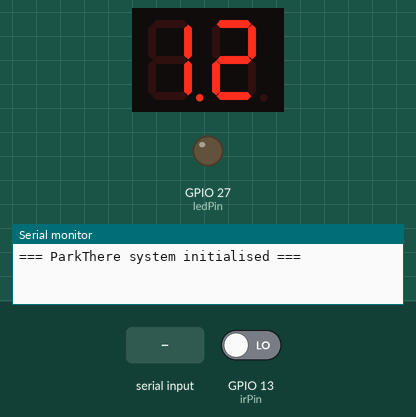
This sketch was run on a simulated ESP32. Parts: 2-digit seven-segment display, output pins drawn as LEDs (lit = HIGH), the last lines printed to the serial monitor. Wiring (inferred from the names in the program): 2-digit 7-segment display, segments lit when HIGH: segments GPIO 15, GPIO 2, GPIO 4, GPIO 5, GPIO 18, GPIO 19, GPIO 21, GPIO 22; digit selects GPIO 12, GPIO 14. The test bench sets the inputs (shaded band); at power-on: GPIO 13 (irPin) LOW. The segment pins are drawn as the display they are named for; pins used as bus, display or sensor lines are not drawn.

Above: at 1.2 s.
1.3 s: "90,45\n" received over Serial
At 2.6 s:
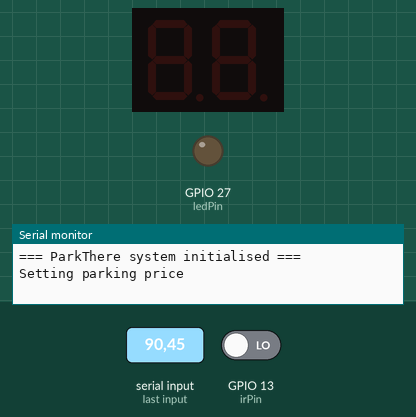
4.3 s: GPIO 13 (irPin) driven HIGH
5.8 s: GPIO 13 (irPin) driven LOW
At 8.96 s:
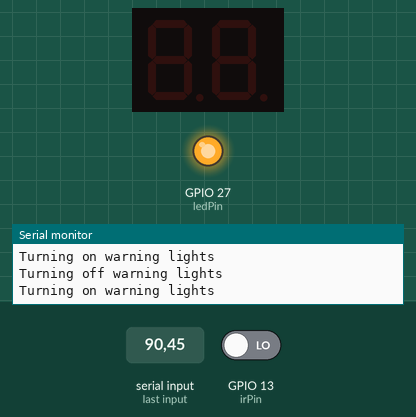
Timing chart, 0 to 14.8 s (numbered marks = the images above; inputs shaded):
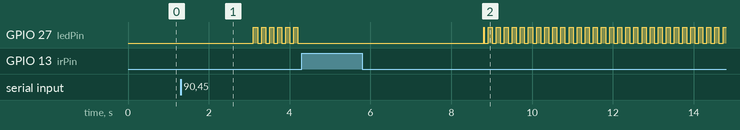

The sketch:

ParkThere.ino
```cpp
/*
 * ParkThere
 * View more details at iangohy.com/projects/ParkThere
 * Submission for What the Hack 2021 by Team HZAUP
 *
 *
 * References
 * Seven segment display code reference: https://www.jameco.com/Jameco/workshop/TechTip/working-with-seven-segment-displays.html
 */

// For 7 segment displays (x2)
int segPins[] = {15, 2, 4, 5, 18, 19, 21, 22 };   // { a b c d e f g . )
int displayPins[] = {12, 14};   // pin 10 controls D0, pin 11 controls D1
int displayBuf[2];              // The display buffer contains the digits to be displayed.
                                // displayBuf[0] contains the LSD, displayBuf[1] contains the MSD
int ledPin = 27;
int irPin = 13;
bool DEBUG = 0;

byte segCode[20][8] = {
// 7 segment code table
//  a  b  c  d  e  f  g  .
  { 1, 1, 1, 1, 1, 1, 0, 0},  // 0
  { 0, 1, 1, 0, 0, 0, 0, 0},  // 1
  { 1, 1, 0, 1, 1, 0, 1, 0},  // 2
  { 1, 1, 1, 1, 0, 0, 1, 0},  // 3
  { 0, 1, 1, 0, 0, 1, 1, 0},  // 4
  { 1, 0, 1, 1, 0, 1, 1, 0},  // 5
  { 1, 0, 1, 1, 1, 1, 1, 0},  // 6
  { 1, 1, 1, 0, 0, 0, 0, 0},  // 7
  { 1, 1, 1, 1, 1, 1, 1, 0},  // 8
  { 1, 1, 1, 1, 0, 1, 1, 0},  // 9
  { 1, 1, 1, 1, 1, 1, 0, 1},  // 0.
  { 0, 1, 1, 0, 0, 0, 0, 1},  // 1.
  { 1, 1, 0, 1, 1, 0, 1, 1},  // 2.
  { 1, 1, 1, 1, 0, 0, 1, 1},  // 3.
  { 0, 1, 1, 0, 0, 1, 1, 1},  // 4.
  { 1, 0, 1, 1, 0, 1, 1, 1},  // 5.
  { 1, 0, 1, 1, 1, 1, 1, 1},  // 6.
  { 1, 1, 1, 0, 0, 0, 0, 1},  // 7.
  { 1, 1, 1, 1, 1, 1, 1, 1},  // 8.
  { 1, 1, 1, 1, 0, 1, 1, 1},  // 9.
};


void refreshDisplay(int digit1, int digit0)
{
  if (digit1 != 0 && digit0 != 0)
  {
    digitalWrite(displayPins[0], HIGH);  // displays digit 0 (least significant)
    digitalWrite(displayPins[1], LOW );
    setSegments(digit0);
    delay(5);
    digitalWrite(displayPins[0], LOW);    // then displays digit 1
    digitalWrite(displayPins[1], HIGH);
    setSegments(digit1);
    delay(5);
    digitalWrite(displayPins[0], HIGH);    // then displays digit 1
    digitalWrite(displayPins[1], HIGH);
  }
}

void setSegments(int n)
{
  for (int i=0; i < 8; i++)
  {
    digitalWrite(segPins[i], segCode[n][i]);
  }
}

void setPrice(float n)
{
  int intpart = (int) n;
  int decpart = ((int) (n * 10)) % 10;

  displayBuf[1] = intpart + 10;
  displayBuf[0] = decpart;

  if (DEBUG)
  {
    Serial.print("n: ");
    Serial.println(n);
    Serial.print(displayBuf[0]);
    Serial.print(" ");
    Serial.println(displayBuf[1]);
  }
}
//******************************************************************************
//******************************************************************************
void setup()
{
  Serial.begin(115200);

  for (int i=0; i < 8; i++)
  {
    pinMode(segPins[i], OUTPUT);
  }
  pinMode(displayPins[0], OUTPUT);
  pinMode(displayPins[1], OUTPUT);

  pinMode(ledPin, OUTPUT);

  displayBuf[1] = 11;    // initializes the display
  displayBuf[0] = 2;

  Serial.println("=== ParkThere system initialised ===");
}

float i = 0.0;
int startTime = 0;
int endTime;
bool ledState = 0;
bool ledActivate = 0;
int lastIn = 0;

//******************************************************************************
//******************************************************************************
void loop()
{
   refreshDisplay(displayBuf[1],displayBuf[0]);  // Refreshes the display with the contents of displayBuf
                                                     // each iteration of the main loop.
   digitalWrite(ledPin, ledState);

   if (Serial.available() > 0) {
    // read the incoming byte:
    String incoming = Serial.readString();

    float incomingFloat = incoming.toFloat();

    if (incoming.equals("on\n")) {
      Serial.println("Turning on warning lights");
      ledActivate = 1;
      ledState = 1;
    }
    else if (incoming.equals("off\n")) {
      Serial.println("Turning off warning lights");
      ledActivate = 0;
      ledState = 0;
    }
    else {
      Serial.println("Setting parking price");
      setPrice(incomingFloat);
    }

    if (DEBUG)
    {
      Serial.print("ESP32 received: ");
      Serial.print(incoming);
    }
   }

   endTime = millis();                  // increments the counter approximately once a second
   if ((endTime - startTime) >= 100)
   {
      i = i + 0.1;
//      setPrice(i);
      startTime = endTime;
      if (ledActivate == 1) {
        ledState = !ledState;
      }
   }

   if ((endTime - lastIn) >= 3000 && ledActivate == 0)
   {
      if (DEBUG)
      {
        Serial.print(endTime);
        Serial.print(" ");
        Serial.println(lastIn);
      }
      Serial.println("Turning on warning lights");
      ledActivate = 1;
      ledState = 1;
   }

   int irMeasure = digitalRead(irPin);
   if (irMeasure && ledActivate == 1)
   {
    Serial.println("Turning off warning lights");
    ledActivate = 0;
    ledState = 0;
    lastIn = endTime;
   }
   else if (irMeasure)
   {
      lastIn = endTime;
   }
}
```

Measured:
- after the input at 4.3 s, GPIO 27 (ledPin): stops changing and stays LOW
- after the input at 5.8 s, GPIO 27 (ledPin): LOW → HIGH after 3.0 s, then repeats every 0.20 s: LOW 0.10 s, HIGH 0.10 s
